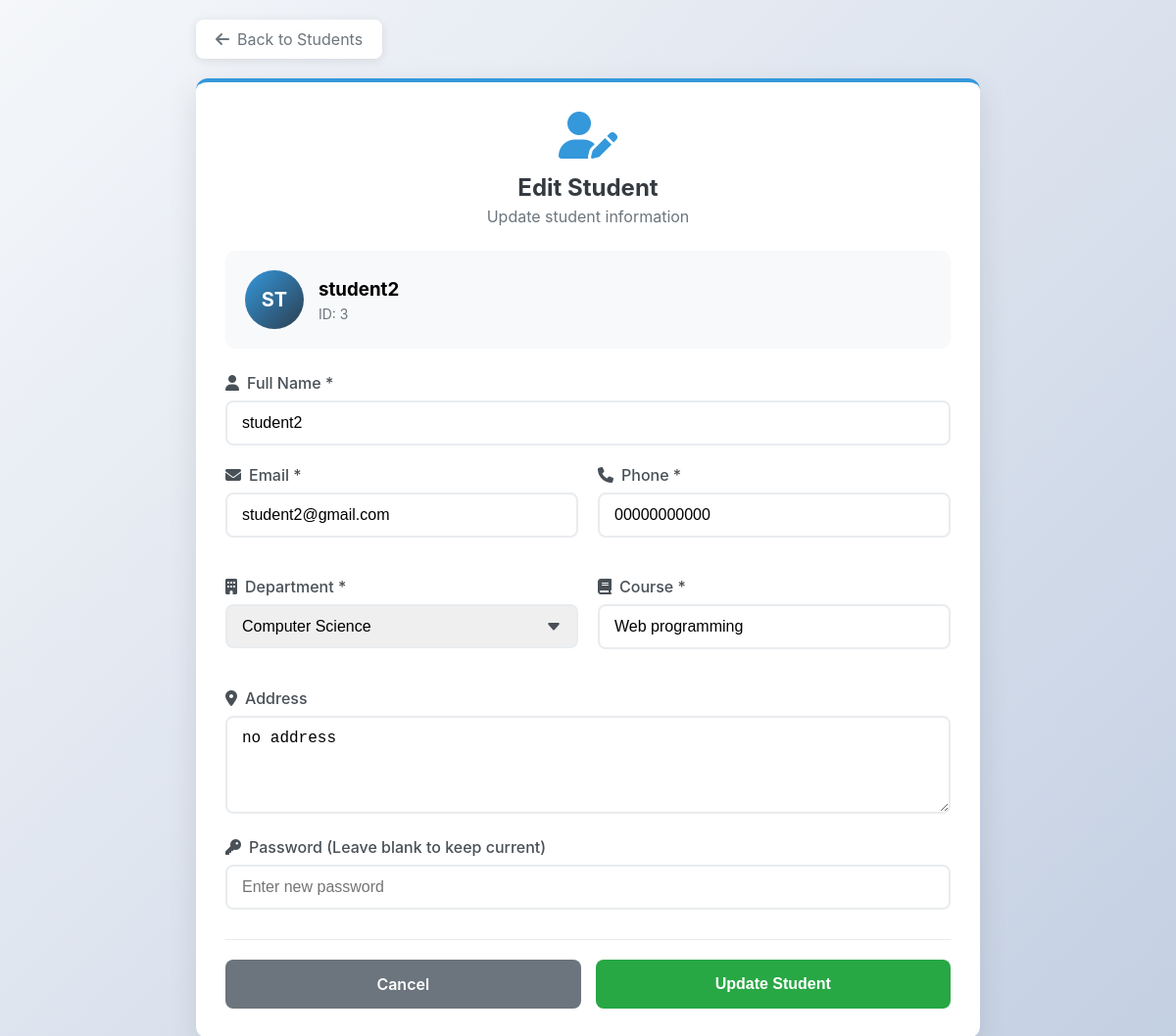
Page /Admin/edit_student.php?id=3 (signed in) on the committed database.
### tables this page shows
CREATE TABLE `students` (
  `id` int(11) NOT NULL,
  `admin_id` int(11) NOT NULL,
  `name` varchar(100) NOT NULL,
  `username` varchar(50) NOT NULL,
  `email` varchar(100) NOT NULL,
  `phone` varchar(20) NOT NULL,
  `password` varchar(255) NOT NULL,
  `department` varchar(100) NOT NULL,
  `course` varchar(100) NOT NULL,
  `address` varchar(255) DEFAULT NULL,
  `profile_picture` varchar(255) DEFAULT NULL,
  `registration_date` date NOT NULL,
  `created_at` timestamp NOT NULL DEFAULT current_timestamp(),
  `role` varchar(50) DEFAULT 'student'
);

### Admin/edit_student.php (the view, shortened to what this page needs)
<?php
include("../db_connect.php");
$student = null;
$student_id = isset($_GET['id']) ? intval($_GET['id']) : 0;
if ($student_id > 0) {
    $stmt = $conn->prepare("SELECT * FROM students WHERE id = ?");
    $stmt->bind_param("i", $student_id);
    $stmt->execute();
    $student = $stmt->get_result()->fetch_assoc();
}
$departments = ['Computer Science', 'Information Technology', 'Software Engineering', 'Data Science', 'Cyber Security', 'Mathematics', 'Physics', 'Chemistry', 'Biology', 'Zoology', 'Business Administration'];
?>
<!DOCTYPE html>
<html lang="en">
<head>
    <link rel="stylesheet" href="Css/edit_student.css">
    <link rel="stylesheet" href="https://cdnjs.cloudflare.com/ajax/libs/font-awesome/6.4.0/css/all.min.css">
</head>
<body>
    <div class="container">
        <a href="view_students.php" class="back-btn"><i class="fas fa-arrow-left"></i> Back to Students</a>
        <div class="card">
            <div class="header">
                <i class="fas fa-user-edit"></i>
                <h2>Edit Student</h2>
                <p>Update student information</p>
            </div>
            <form method="POST">
                <div class="student-info">
                    <div class="avatar"><?php echo strtoupper(substr($student['name'], 0, 2)); ?></div>
                    <div>
                        <h3><?php echo htmlspecialchars($student['name']); ?></h3>
                        <p class="id">ID: <?php echo $student['id']; ?></p>
                    </div>
                </div>
                <div class="form-group">
                    <label><i class="fas fa-user"></i> Full Name *</label>
                    <input type="text" name="name" value="<?php echo htmlspecialchars($student['name']); ?>" required>
                </div>
                <div class="form-row">
                    <div class="form-group">
                        <label><i class="fas fa-envelope"></i> Email *</label>
                        <input type="email" name="email" value="<?php echo htmlspecialchars($student['email']); ?>" required>
                    </div>
                    <div class="form-group">
                        <label><i class="fas fa-phone"></i> Phone *</label>
                        <input type="tel" name="phone" value="<?php echo htmlspecialchars($student['phone']); ?>" required>
                    </div>
                </div>
                <div class="form-row">
                    <div class="form-group">
                        <label><i class="fas fa-building"></i> Department *</label>
                        <select name="department" required>
                            <?php foreach($departments as $dept): ?>
                                <option value="<?php echo $dept; ?>" <?php echo $student['department'] == $dept ? 'selected' : ''; ?>>
                                    <?php echo $dept; ?>
                                </option>
                            <?php endforeach; ?>
                        </select>
                    </div>
                    <div class="form-group">
                        <label><i class="fas fa-book"></i> Course *</label>
                        <input type="text" name="course" value="<?php echo htmlspecialchars($student['course']); ?>" required>
                    </div>
                </div>
                <div class="form-group">
                    <label><i class="fas fa-map-marker-alt"></i> Address</label>
                    <textarea name="address"><?php echo htmlspecialchars($student['address']); ?></textarea>
                </div>
                <div class="form-group">
                    <label><i class="fas fa-key"></i> Password (Leave blank to keep current)</label>
                    <input type="password" name="password" placeholder="Enter new password">
                </div>
                <div class="buttons">
                    <a href="view_students.php" class="btn cancel">Cancel</a>
                    <button type="submit" name="update_student" class="btn update">Update Student</button>
                </div>
            </form>
        </div>
    </div>
</body>
</html>

### Admin/Css/edit_student.css (style rules this page uses)
* { margin: 0; padding: 0; box-sizing: border-box; }
body { font-family: -apple-system, BlinkMacSystemFont, 'Segoe UI', Roboto, sans-serif; background: linear-gradient(135deg, #f5f7fa 0%, #c3cfe2 100%); min-height: 100vh; padding: 20px; }
.container { max-width: 800px; margin: 0 auto; }
.back-btn { display: inline-flex; align-items: center; gap: 8px; color: #6c757d; text-decoration: none; padding: 10px 20px; margin-bottom: 20px; border-radius: 8px; background: white; box-shadow: 0 2px 10px rgba(0,0,0,0.1); transition: 0.3s; }
.card { background: white; border-radius: 12px; padding: 30px; box-shadow: 0 10px 30px rgba(0,0,0,0.1); border-top: 4px solid #3498db; }
.header { text-align: center; margin-bottom: 25px; }
.header i { font-size: 48px; color: #3498db; margin-bottom: 15px; display: block; }
.header h2 { color: #343a40; margin-bottom: 5px; }
.header p { color: #6c757d; }
.student-info { display: flex; align-items: center; gap: 15px; padding: 20px; background: #f8f9fa; border-radius: 10px; margin-bottom: 25px; }
.avatar { width: 60px; height: 60px; background: linear-gradient(135deg, #3498db 0%, #2c3e50 100%); border-radius: 50%; display: flex; align-items: center; justify-content: center; color: white; font-weight: bold; font-size: 20px; flex-shrink: 0; }
.id { color: #6c757d; font-size: 14px; margin-top: 5px; }
.form-group { margin-bottom: 20px; }
.form-group label { display: block; color: #495057; margin-bottom: 8px; font-weight: 500; display: flex; align-items: center; gap: 8px; }
.form-group input, .form-group select, .form-group textarea { width: 100%; padding: 12px 15px; border: 2px solid #e9ecef; border-radius: 8px; font-size: 16px; transition: 0.3s; }
.form-row { display: grid; grid-template-columns: 1fr 1fr; gap: 20px; margin-bottom: 20px; }
.form-group textarea { min-height: 100px; resize: vertical; }
.form-group select { appearance: none; background-repeat: no-repeat; background-position: right 15px center; padding-right: 45px; cursor: pointer; }
.buttons { display: flex; gap: 15px; margin-top: 30px; padding-top: 20px; border-top: 1px solid #e9ecef; }
.btn { flex: 1; padding: 15px; border: none; border-radius: 8px; font-size: 16px; font-weight: 600; cursor: pointer; text-align: center; text-decoration: none; transition: 0.3s; }
.cancel { background: #6c757d; color: white; }
.update { background: #28a745; color: white; }

### rows in the picture
students: name "ST", name "student2", id "3", email "student2@gmail.com", phone "00000000000", department "Computer Science", course "Web programming", address "no address"
